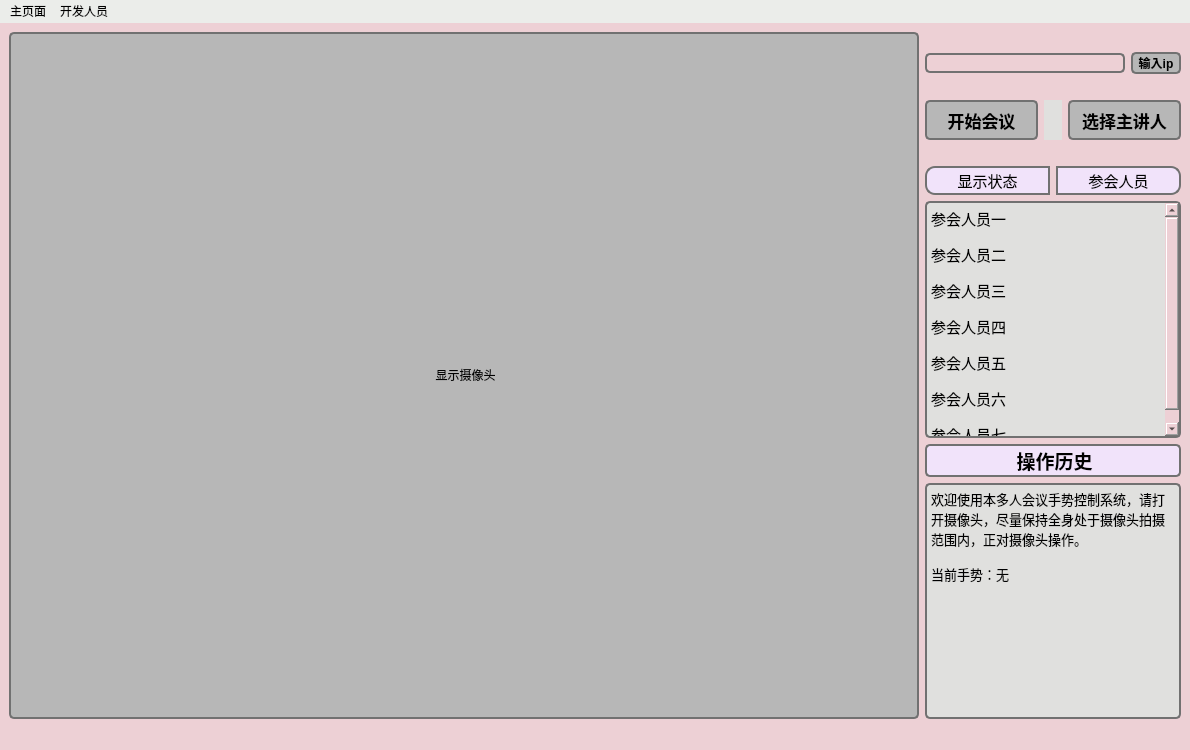
<?xml version="1.0" encoding="UTF-8"?>
<ui version="4.0">
 <class>mainWindow</class>
 <widget class="QMainWindow" name="mainWindow">
  <property name="geometry">
   <rect>
    <x>0</x>
    <y>0</y>
    <width>1190</width>
    <height>750</height>
   </rect>
  </property>
  <property name="windowTitle">
   <string>MainWindow</string>
  </property>
  <property name="styleSheet">
   <string notr="true">background-color: #EDD0D5;</string>
  </property>
  <widget class="QWidget" name="centralwidget">
   <layout class="QGridLayout" name="gridLayout_2" columnstretch="4,0">
    <item row="0" column="0">
     <widget class="QLabel" name="label">
      <property name="styleSheet">
       <string notr="true">background-color:#B7B7B7;
border-radius:5px;
border:2px solid #717171;</string>
      </property>
      <property name="text">
       <string>&lt;html&gt;&lt;head/&gt;&lt;body&gt;&lt;p align=&quot;center&quot;&gt;显示摄像头&lt;/p&gt;&lt;/body&gt;&lt;/html&gt;</string>
      </property>
     </widget>
    </item>
    <item row="0" column="1">
     <layout class="QGridLayout" name="gridLayout_4" rowstretch="2,1,0,2,20,2,20">
      <item row="1" column="0">
       <layout class="QGridLayout" name="gridLayout" rowstretch="0,0" columnstretch="6,1,6">
        <item row="1" column="0">
         <widget class="QPushButton" name="pushButton">
          <property name="minimumSize">
           <size>
            <width>80</width>
            <height>40</height>
           </size>
          </property>
          <property name="styleSheet">
           <string notr="true">background:#B7B7B7;
border-radius:5px;
border:2px solid #717171;
font-size:17px;
font-weight:bold</string>
          </property>
          <property name="text">
           <string>开始会议</string>
          </property>
         </widget>
        </item>
        <item row="1" column="2">
         <widget class="QPushButton" name="pushButton_2">
          <property name="minimumSize">
           <size>
            <width>80</width>
            <height>40</height>
           </size>
          </property>
          <property name="styleSheet">
           <string notr="true">background:#B7B7B7;
border-radius:5px;
border:2px solid #717171;
font-weight:bold;
font-size:17px;</string>
          </property>
          <property name="text">
           <string>选择主讲人</string>
          </property>
         </widget>
        </item>
        <item row="0" column="1">
         <widget class="QLabel" name="label_4">
          <property name="text">
           <string/>
          </property>
         </widget>
        </item>
        <item row="1" column="1">
         <widget class="QLabel" name="label_6">
          <property name="styleSheet">
           <string notr="true">background-color: #E0E0DE;</string>
          </property>
          <property name="text">
           <string/>
          </property>
         </widget>
        </item>
       </layout>
      </item>
      <item row="0" column="0">
       <layout class="QGridLayout" name="gridLayout_5" rowstretch="1,6" columnstretch="4,1">
        <item row="0" column="0">
         <widget class="QLabel" name="label_5">
          <property name="text">
           <string/>
          </property>
         </widget>
        </item>
        <item row="1" column="0">
         <widget class="QLineEdit" name="lineEdit">
          <property name="styleSheet">
           <string notr="true">border:2px solid #717171;
border-radius:5px;</string>
          </property>
         </widget>
        </item>
        <item row="1" column="1">
         <widget class="QPushButton" name="pushButton_3">
          <property name="minimumSize">
           <size>
            <width>30</width>
            <height>0</height>
           </size>
          </property>
          <property name="styleSheet">
           <string notr="true">background:#B7B7B7;
border-radius:5px;
border:2px solid #717171;
font-weight:bold;</string>
          </property>
          <property name="text">
           <string>输入ip</string>
          </property>
         </widget>
        </item>
       </layout>
      </item>
      <item row="6" column="0">
       <widget class="QTextBrowser" name="textBrowser">
        <property name="styleSheet">
         <string notr="true">border:2px solid #717171;
border-radius:5px;
background-color: #E0E0DE;</string>
        </property>
        <property name="html">
         <string>&lt;!DOCTYPE HTML PUBLIC &quot;-//W3C//DTD HTML 4.0//EN&quot; &quot;http://www.w3.org/TR/REC-html40/strict.dtd&quot;&gt;
&lt;html&gt;&lt;head&gt;&lt;meta name=&quot;qrichtext&quot; content=&quot;1&quot; /&gt;&lt;meta charset=&quot;utf-8&quot; /&gt;&lt;style type=&quot;text/css&quot;&gt;
p, li { white-space: pre-wrap; }
&lt;/style&gt;&lt;/head&gt;&lt;body style=&quot; font-family:'Microsoft YaHei UI'; font-size:9pt; font-weight:400; font-style:normal;&quot;&gt;
&lt;p style=&quot; margin-top:0px; margin-bottom:0px; margin-left:0px; margin-right:0px; -qt-block-indent:0; text-indent:0px;&quot;&gt;&lt;span style=&quot; font-size:10pt;&quot;&gt;欢迎使用本多人会议手势控制系统，请打开摄像头，尽量保持全身处于摄像头拍摄范围内，正对摄像头操作。&lt;/span&gt;&lt;/p&gt;
&lt;p style=&quot;-qt-paragraph-type:empty; margin-top:0px; margin-bottom:0px; margin-left:0px; margin-right:0px; -qt-block-indent:0; text-indent:0px; font-size:10pt;&quot;&gt;&lt;br /&gt;&lt;/p&gt;
&lt;p style=&quot; margin-top:0px; margin-bottom:0px; margin-left:0px; margin-right:0px; -qt-block-indent:0; text-indent:0px;&quot;&gt;&lt;span style=&quot; font-size:10pt;&quot;&gt;当前手势：无&lt;/span&gt;&lt;/p&gt;&lt;/body&gt;&lt;/html&gt;</string>
        </property>
       </widget>
      </item>
      <item row="5" column="0">
       <widget class="QLabel" name="label_2">
        <property name="styleSheet">
         <string notr="true">border:2px solid #717171;
border-radius:5px;
background:#F1E3FA;</string>
        </property>
        <property name="text">
         <string>&lt;html&gt;&lt;head/&gt;&lt;body&gt;&lt;p align=&quot;center&quot;&gt;&lt;span style=&quot; font-size:14pt; font-weight:700;&quot;&gt;操作历史&lt;/span&gt;&lt;/p&gt;&lt;/body&gt;&lt;/html&gt;</string>
        </property>
       </widget>
      </item>
      <item row="2" column="0">
       <widget class="QLabel" name="label_7">
        <property name="text">
         <string/>
        </property>
       </widget>
      </item>
      <item row="4" column="0">
       <widget class="QTextBrowser" name="textBrowser_2">
        <property name="styleSheet">
         <string notr="true">border:2px solid #717171;
border-radius:5px;
background-color: #E0E0DE;</string>
        </property>
        <property name="html">
         <string>&lt;!DOCTYPE HTML PUBLIC &quot;-//W3C//DTD HTML 4.0//EN&quot; &quot;http://www.w3.org/TR/REC-html40/strict.dtd&quot;&gt;
&lt;html&gt;&lt;head&gt;&lt;meta name=&quot;qrichtext&quot; content=&quot;1&quot; /&gt;&lt;meta charset=&quot;utf-8&quot; /&gt;&lt;style type=&quot;text/css&quot;&gt;
p, li { white-space: pre-wrap; }
&lt;/style&gt;&lt;/head&gt;&lt;body style=&quot; font-family:'Microsoft YaHei UI'; font-size:9pt; font-weight:400; font-style:normal;&quot;&gt;
&lt;p style=&quot; margin-top:0px; margin-bottom:0px; margin-left:0px; margin-right:0px; -qt-block-indent:0; text-indent:0px;&quot;&gt;&lt;span style=&quot; font-size:11pt;&quot;&gt;参会人员一&lt;/span&gt; &lt;br /&gt;&lt;/p&gt;
&lt;p style=&quot; margin-top:0px; margin-bottom:0px; margin-left:0px; margin-right:0px; -qt-block-indent:0; text-indent:0px;&quot;&gt;&lt;span style=&quot; font-size:11pt;&quot;&gt;参会人员二&lt;/span&gt;    &lt;br /&gt; &lt;/p&gt;
&lt;p style=&quot; margin-top:0px; margin-bottom:0px; margin-left:0px; margin-right:0px; -qt-block-indent:0; text-indent:0px;&quot;&gt;&lt;span style=&quot; font-size:11pt;&quot;&gt;参会人员三&lt;/span&gt;  &lt;br /&gt;   &lt;/p&gt;
&lt;p style=&quot; margin-top:0px; margin-bottom:0px; margin-left:0px; margin-right:0px; -qt-block-indent:0; text-indent:0px;&quot;&gt;&lt;span style=&quot; font-size:11pt;&quot;&gt;参会人员四&lt;/span&gt; &lt;br /&gt;    &lt;/p&gt;
&lt;p style=&quot; margin-top:0px; margin-bottom:0px; margin-left:0px; margin-right:0px; -qt-block-indent:0; text-indent:0px;&quot;&gt;&lt;span style=&quot; font-size:11pt;&quot;&gt;参会人员五&lt;/span&gt;  &lt;br /&gt;   &lt;/p&gt;
&lt;p style=&quot; margin-top:0px; margin-bottom:0px; margin-left:0px; margin-right:0px; -qt-block-indent:0; text-indent:0px;&quot;&gt;&lt;span style=&quot; font-size:11pt;&quot;&gt;参会人员六&lt;/span&gt; &lt;br /&gt;    &lt;/p&gt;
&lt;p style=&quot; margin-top:0px; margin-bottom:0px; margin-left:0px; margin-right:0px; -qt-block-indent:0; text-indent:0px;&quot;&gt;&lt;span style=&quot; font-size:11pt;&quot;&gt;参会人员七&lt;/span&gt;&lt;/p&gt;&lt;/body&gt;&lt;/html&gt;</string>
        </property>
       </widget>
      </item>
      <item row="3" column="0">
       <layout class="QGridLayout" name="gridLayout_3">
        <item row="0" column="0">
         <widget class="QPushButton" name="pushButton_4">
          <property name="minimumSize">
           <size>
            <width>0</width>
            <height>29</height>
           </size>
          </property>
          <property name="styleSheet">
           <string notr="true">border:2px solid #717171;
border-top-left-radius:10px;
border-bottom-left-radius:10px;
background:#F1E3FA;
font-size:15px</string>
          </property>
          <property name="text">
           <string>显示状态</string>
          </property>
         </widget>
        </item>
        <item row="0" column="1">
         <widget class="QPushButton" name="pushButton_5">
          <property name="minimumSize">
           <size>
            <width>0</width>
            <height>29</height>
           </size>
          </property>
          <property name="styleSheet">
           <string notr="true">border:2px solid #717171;
border-top-right-radius:10px;
border-bottom-right-radius:10px;
background:#F1E3FA;
font-size:15px</string>
          </property>
          <property name="text">
           <string>参会人员</string>
          </property>
         </widget>
        </item>
       </layout>
      </item>
     </layout>
    </item>
   </layout>
  </widget>
  <widget class="QMenuBar" name="menubar">
   <property name="geometry">
    <rect>
     <x>0</x>
     <y>0</y>
     <width>1190</width>
     <height>22</height>
    </rect>
   </property>
   <property name="autoFillBackground">
    <bool>false</bool>
   </property>
   <property name="styleSheet">
    <string notr="true">background:#EBEDEA;</string>
   </property>
   <widget class="QMenu" name="menu">
    <property name="styleSheet">
     <string notr="true">background:#ffffff</string>
    </property>
    <property name="title">
     <string>主页面</string>
    </property>
   </widget>
   <widget class="QMenu" name="menu_2">
    <property name="title">
     <string>开发人员</string>
    </property>
    <addaction name="actionQKS"/>
    <addaction name="actionHHP"/>
    <addaction name="actionLWJ"/>
    <addaction name="actionSZJ"/>
   </widget>
   <addaction name="menu"/>
   <addaction name="menu_2"/>
  </widget>
  <widget class="QStatusBar" name="statusbar"/>
  <action name="actionQKS">
   <property name="text">
    <string>QKS</string>
   </property>
  </action>
  <action name="actionHHP">
   <property name="text">
    <string>HHP</string>
   </property>
  </action>
  <action name="actionLWJ">
   <property name="text">
    <string>LWJ</string>
   </property>
  </action>
  <action name="actionSZJ">
   <property name="text">
    <string>SZJ</string>
   </property>
  </action>
 </widget>
 <resources/>
 <connections/>
</ui>
